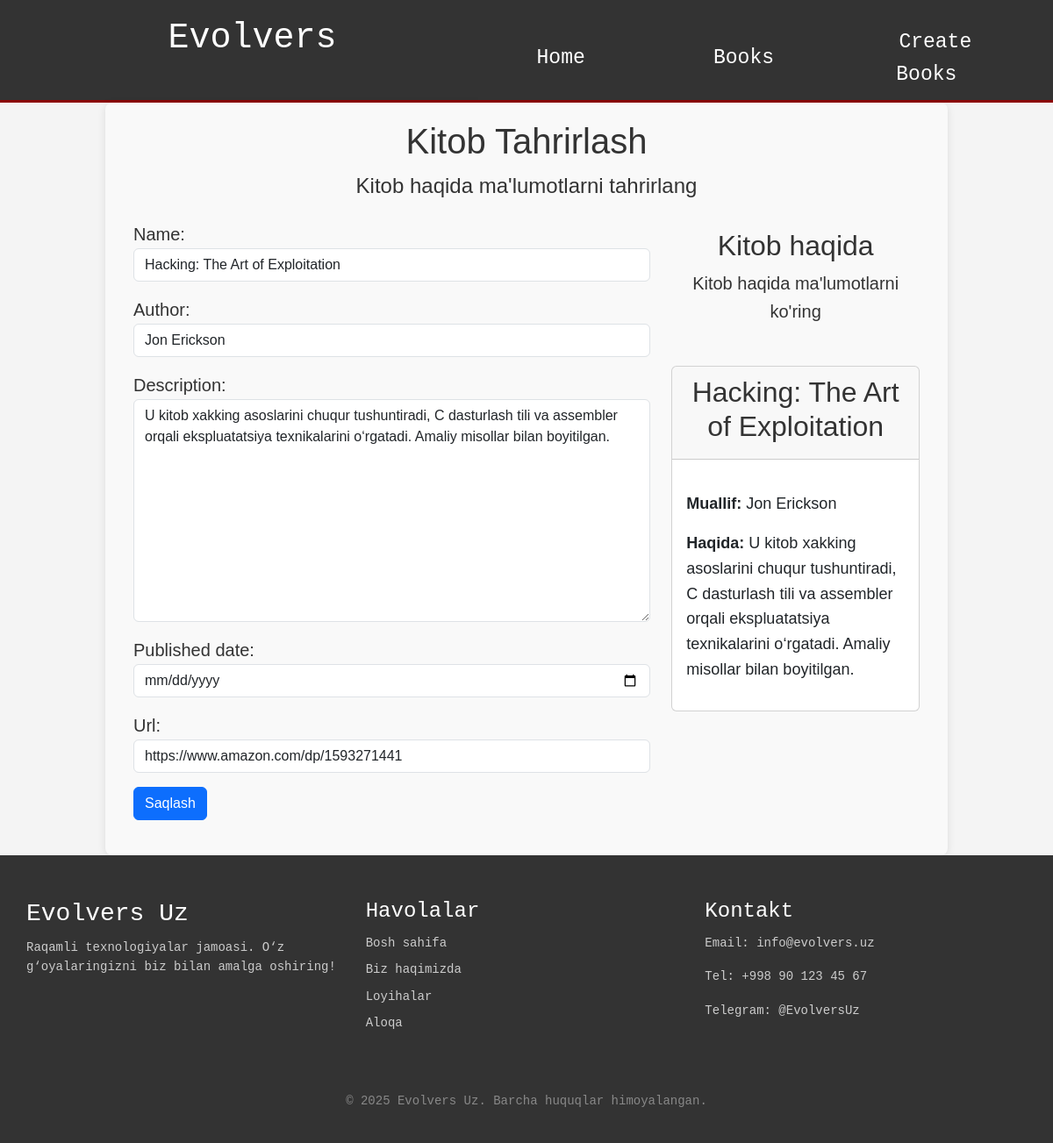
The page /book/2/edit/ on the database its author committed.
### book/models.py (models this page shows, shortened)
class Book(models.Model):
    name=models.CharField(max_length=100)
    author=models.CharField(max_length=100)
    description=models.TextField()
    published_date = models.DateField(null=True, blank=True)
    url=models.URLField(blank=True)

### book/views.py (the view)
# urls.py: path('book/<int:id>/edit/',edit_book,name='edit_book'),
def edit_book(request, id):
    book=get_object_or_404(Book, id=id)
    if request.method=="POST":
        form=BookForm(request.POST,instance=book)
        if form.is_valid():
            form.save()
            return render(request,'book/book_detail.html',{'book':book})
    else:
        form=BookForm(instance=book)
    return render(request,'book/edit_book.html',{'form':form,'book':book})

### book/forms.py
class BookForm(forms.ModelForm):
    class Meta:
        model=Book
        fields=['name','author','description','published_date','url']
        widgets={
            'name':forms.TextInput(attrs={'class':'form-control'}),
            'author':forms.TextInput(attrs={'class':'form-control'}),
            'description':forms.Textarea(attrs={'class':'form-control'}),
            'published_date':forms.DateInput(attrs={'class':'form-control','type':'date'}),
            'url':forms.URLInput(attrs={'class':'form-control'})
        }

### templates/book/edit_book.html (shortened to what this page needs)
{% extends './base.html'%}
{% load static %}
{%block content %}
<link rel="stylesheet" href="{% static 'css/editbook.css' %}">
<div class="editbooks">
    <div class="container">
        <div class="headerediting">
            <h1>Kitob Tahrirlash</h1>
            <p>Kitob haqida ma'lumotlarni tahrirlang</p>
        </div>
        <div class="row">
            <div class="col-8 formedit">
                <form method="post">
                    {{ form.as_p }}
                    <button type="submit" class="btn btn-primary">Saqlash</button>
                </form>
            </div>
            <div class="col-4 aboutbook">
                <div class="card-header">
                    <h2>Kitob haqida</h2>
                    <p>Kitob haqida ma'lumotlarni ko'ring</p>
                </div>
                <div class="card">
                    <div class="card-header">
                        <h2>{{book.name}}</h2>
                    </div>
                    <div class="card-body">
                        <p><strong>Muallif:</strong> {{ book.author }}</p>
                        <p><strong>Haqida:</strong> {{ book.description }}</p>
                    </div>
                </div>
            </div>
        </div>
    </div>
</div>
{% endblock content %}

### static/css/styles.css (style rules this page uses)
body { margin: 0; padding: 0; font-family:'Courier New', Courier, monospace; background-color: #f4f4f4; color: #333; line-height: 1.6; }

### static/css/editbook.css (style rules this page uses)
.editbooks { margin: 0 auto; padding: 20px; width: 80%; background-color: #f9f9f9; border-radius: 8px; box-shadow: 0 2px 10px rgba(0, 0, 0, 0.1); font-family: Arial, sans-serif; font-size: 16px; color: #333; }
.headerediting { text-align: center; font-size: 24px; margin-bottom: 20px; border-radius: 25px; }
.formedit { display: flex; flex-direction: column; gap: 15px; margin-bottom: 20px; font-size: 20px; }
.aboutbook { margin-bottom: 20px; font-size: 18px; color: #555; }
.card-header { color: #333; font-size: 20px; padding: 10px; border-radius: 5px; text-align: center; margin-bottom: 20px; }

### rows shown on the page
Book: name "Hacking: The Art of Exploitation", author "Jon Erickson", description "U kitob xakking asoslarini chuqur tushuntiradi, C dasturlash tili va assembler orqali ekspluatatsiya texnikalarini o‘rgatadi. Amaliy misollar bilan boyitilgan.", url "https://www.amazon.com/dp/1593271441"
